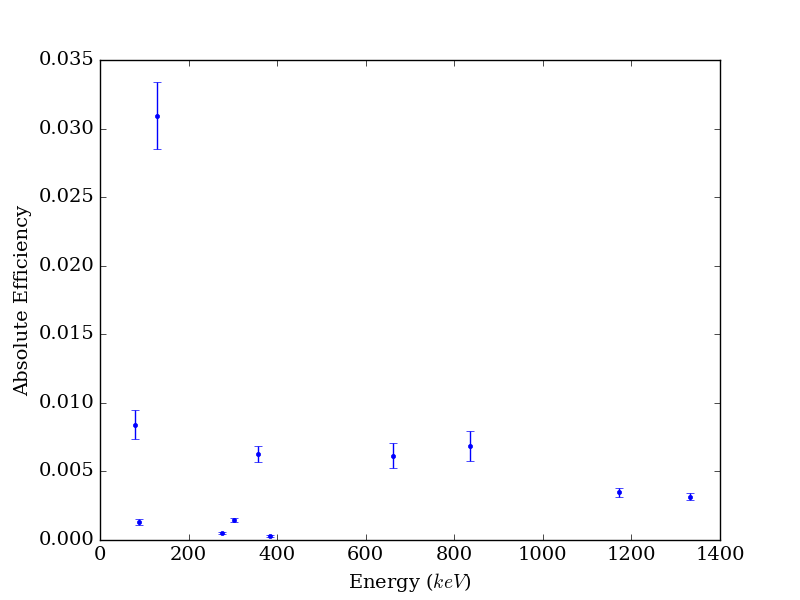

This chart was generated by the following Python code:
import numpy as np
import matplotlib.pyplot as plt
import matplotlib as mat



mat.rcParams.update({'font.size': 14})
mat.rcParams.update({'font.family':'serif'})


data = np.loadtxt('eff_vs_energy')

x = data[:,0]
y = data[:,1]
yerr = data[:,2]

plt.errorbar(x,y, yerr=yerr,fmt='.')

#----------
plt.ylabel('Absolute Efficiency')
plt.xlabel('Energy ($keV$)')

plt.show()
